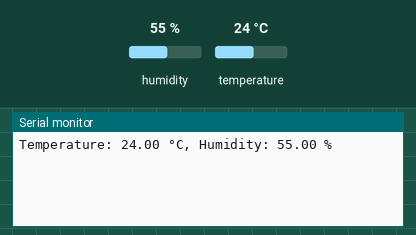
Simulated run of this sketch. Board: Arduino MKR. Shown: the last lines printed to the serial monitor. Inputs (shaded band) come from the test bench; at power-on: humidity 55 %, temperature 24 °C. WiFi joins after 1.5 s; servers stay silent unless stated.

Above: at 2.7 s.
2.8 s: humidity set to 22 %
5.8 s: temperature set to 12 °C
At 7.6 s:
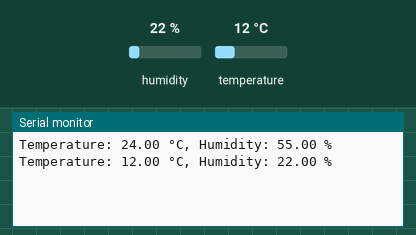
8.8 s: humidity set to 40 %
At 12.8 s:
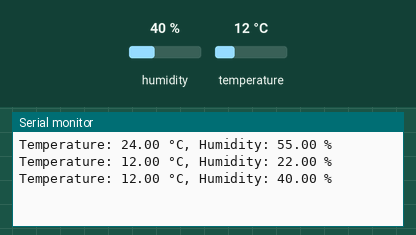
Timing chart, 0 to 14.3 s (numbered marks = the images above; inputs shaded):
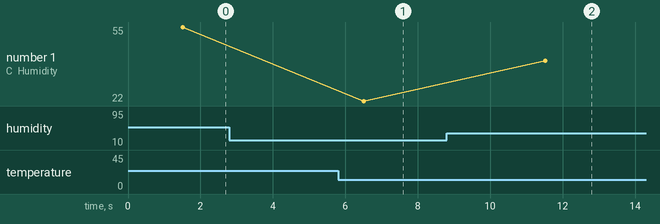

Measured:
- after the input at 5.8 s, the serial monitor: prints a new line after 0.71 s (image 1)
- after the input at 8.8 s, the serial monitor: prints a new line after 2.7 s (image 2)
- plotted number 1: 22 → 40 after the input at 8.8 s

The sketch:

3.ino
```cpp
#include <ArduinoIoTCloud.h>
#include <Arduino_ConnectionHandler.h>
#include "arduino_secrets.h"
#include "thingProperties.h"
#include "DHT.h"

#define DHTPIN 2          // Pin where the DHT22 data pin is connected
#define DHTTYPE DHT22     // DHT 22 (AM2302)

DHT dht(DHTPIN, DHTTYPE);

void setup() {
  // Initialize serial communication
  Serial.begin(9600);

  // Initialize the DHT22 sensor
  dht.begin();

  // Initialize Arduino IoT Cloud properties
  initProperties();

  // Connect to Arduino IoT Cloud
  ArduinoCloud.begin(ArduinoIoTPreferredConnection);

  // Print debug info
  setDebugMessageLevel(2);
  ArduinoCloud.printDebugInfo();
}

void loop() {
  // Update the Arduino IoT Cloud
  ArduinoCloud.update();

  // Read temperature and humidity from the DHT22 sensor
  float currentTemperature = dht.readTemperature();
  float currentHumidity = dht.readHumidity();

  // Check if any reads failed and try again next loop
  if (isnan(currentTemperature) || isnan(currentHumidity)) {
    Serial.println("Failed to read from DHT sensor!");
    return;
  }

  // Update cloud properties if the readings have changed
  if (temperature != currentTemperature) {
    temperature = currentTemperature;
  }
  if (humidity != currentHumidity) {
    humidity = currentHumidity;
  }

  // Print data to Serial Monitor for verification
  Serial.print("Temperature: ");
  Serial.print(temperature);
  Serial.print(" °C, Humidity: ");
  Serial.print(humidity);
  Serial.println(" %");

  // Wait a bit between readings
  delay(5000);
}

// Define the function that handles changes in humidity
void onHumidityChange() {

}

// Define the function that handles changes in temperature
void onTemperatureChange() {

}
```

arduino_secrets.h
```cpp
#define SECRET_SSID "Belong4B4072";
#define SECRET_OPTIONAL_PASS "shtewsta3c88fgwn";
```

thingProperties.h
```cpp
// Code generated by Arduino IoT Cloud, DO NOT EDIT.

#include <ArduinoIoTCloud.h>
#include <Arduino_ConnectionHandler.h>
#include "arduino_secrets.h"

const char SSID[]     = SECRET_SSID;    // Network SSID (name)
const char PASS[]     = SECRET_OPTIONAL_PASS;    // Network password (use for WPA, or use as key for WEP)

void onHumidityChange();
void onTemperatureChange();

float humidity;
float temperature;

void initProperties(){

  ArduinoCloud.addProperty(humidity, READWRITE, ON_CHANGE, onHumidityChange);
  ArduinoCloud.addProperty(temperature, READWRITE, ON_CHANGE, onTemperatureChange);

}

WiFiConnectionHandler ArduinoIoTPreferredConnection(SSID, PASS);
```
